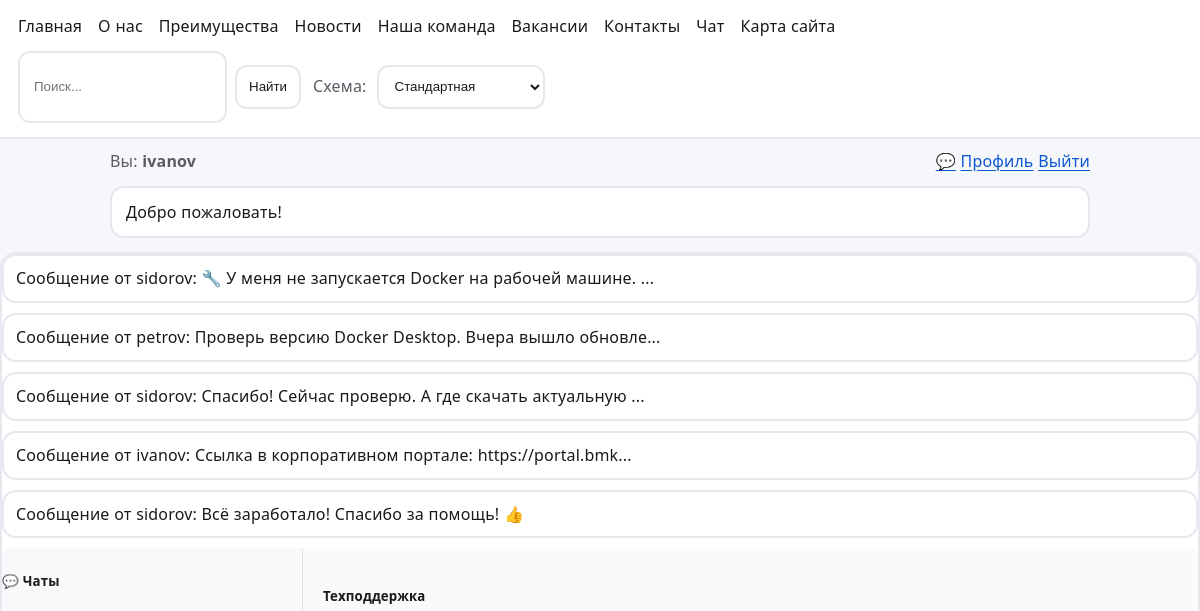
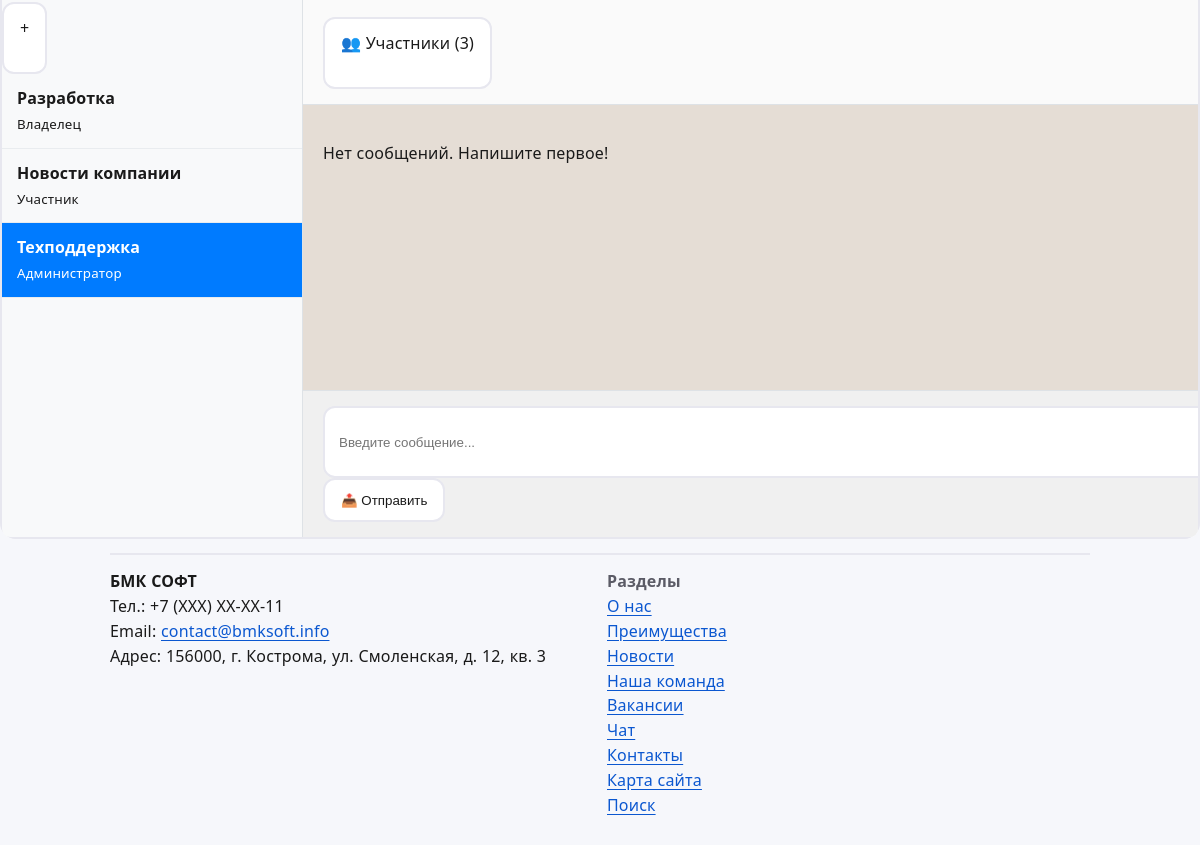
Before: /messages/chats/3/ (signed in) with the older database file (2 pictures, top to bottom).
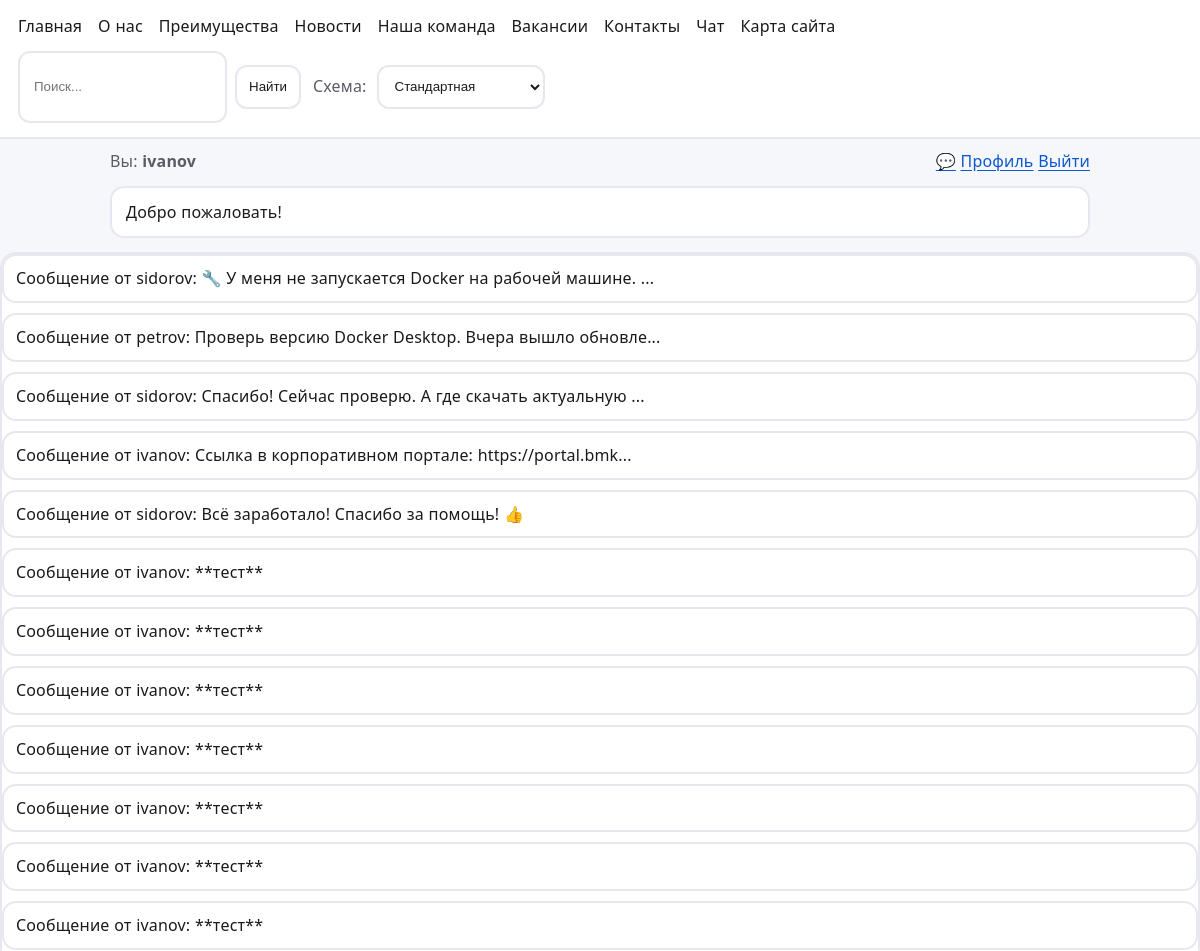
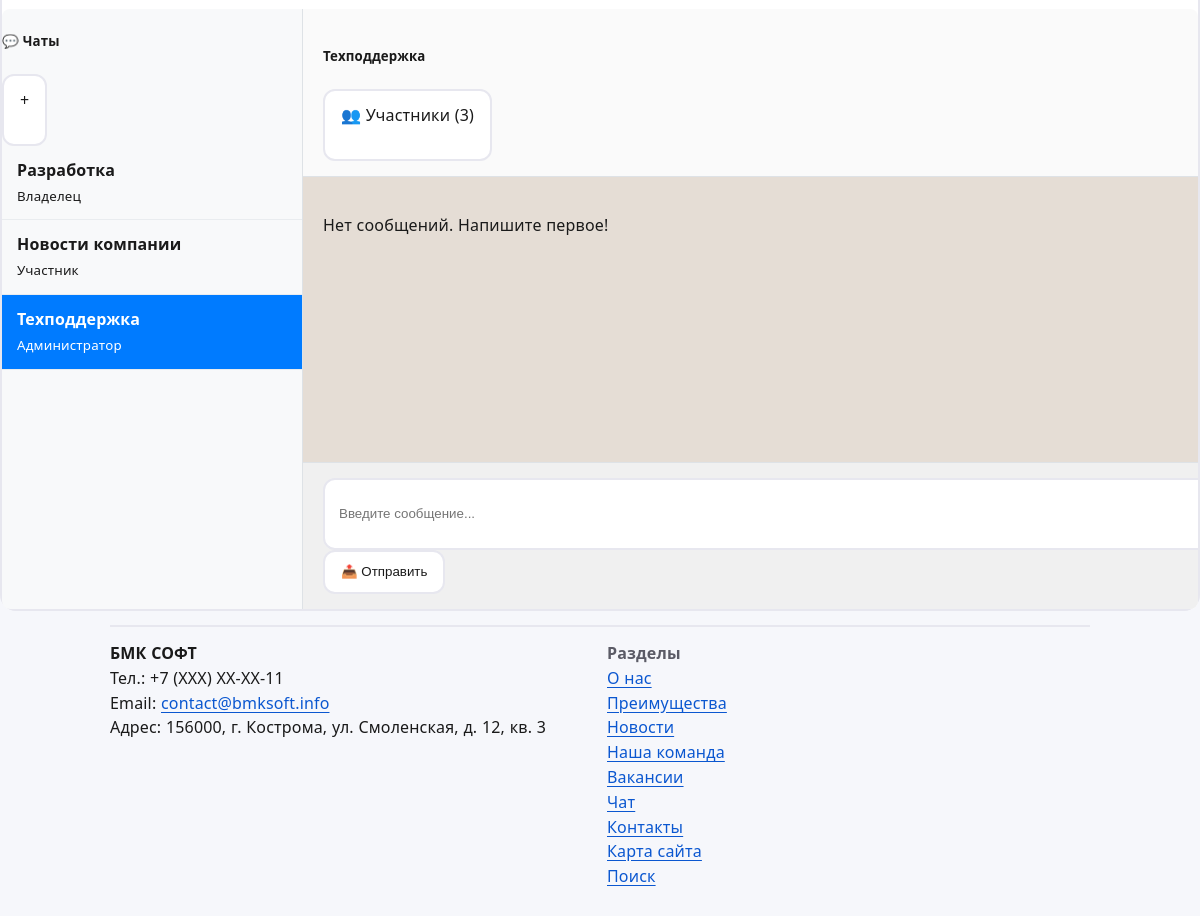
After: the same page with the newer database file (2 pictures, top to bottom).
### core/models.py (models this page shows, shortened)
class Banner(models.Model):
    text = models.CharField(max_length=255)
    href = models.CharField(max_length=255, default="/")
    enabled = models.BooleanField(default=True)
    order = models.PositiveIntegerField(default=0)
    class Meta:
        ordering = ["order", "id"]

class ContactInfo(models.Model):
    org = models.CharField(max_length=255, default="Demo Org")
    phone = models.CharField(max_length=64, default="+7 (000) 000-00-00")
    email = models.EmailField(default="info@example.com")
    address = models.CharField(max_length=255, default="Россия, Москва, ул. Пример, 1")

### messaging/models.py (models this page shows, shortened)
class ChatMessage(models.Model):
    chat = models.ForeignKey(
        ChatRoom,
        on_delete=models.CASCADE,
        related_name='messages',
        verbose_name='Чат'
    )
    sender = models.ForeignKey(
        User,
        on_delete=models.CASCADE,
        related_name='chat_messages',
        verbose_name='Отправитель'
    )
    content = models.TextField('Текст сообщения', blank=True)
    sent_at = models.DateTimeField('Время отправки', auto_now_add=True, db_index=True)
    is_edited = models.BooleanField('Отредактировано', default=False)
    edited_at = models.DateTimeField('Дата редактирования', null=True, blank=True)
    is_deleted = models.BooleanField('Удалено', default=False)
    reply_to = models.ForeignKey(
        'self',
        on_delete=models.SET_NULL,
        null=True,
        blank=True,
        related_name='replies',
        verbose_name='Ответ на'
    )
    read_by = models.ManyToManyField(
        User,
        related_name='read_chat_messages',
        blank=True,
        verbose_name='Прочитано'
    )
    class Meta:
        verbose_name = 'Сообщение чата'
        verbose_name_plural = 'Сообщения чатов'
        ordering = ['-sent_at']
        indexes = [
            models.Index(fields=['chat', 'sent_at']),
            models.Index(fields=['sender', 'sent_at']),
        ]
    def __str__(self):
        preview = self.content[:50] + '...' if len(self.content) > 50 else self.content
        return f"Сообщение от {self.sender.username}: {preview}"

class ChatMembership(models.Model):
    class Role(models.TextChoices):
        OWNER = 'OWNER', 'Владелец'
        ADMIN = 'ADMIN', 'Администратор'
        MODERATOR = 'MODERATOR', 'Модератор'
        MEMBER = 'MEMBER', 'Участник'
    user = models.ForeignKey(
        User,
        on_delete=models.CASCADE,
        related_name='chat_memberships',
        verbose_name='Пользователь'
    )
    chat = models.ForeignKey(
        ChatRoom,
        on_delete=models.CASCADE,
        related_name='members',
        verbose_name='Чат'
    )
    joined_at = models.DateTimeField('Дата вступления', auto_now_add=True)
    role_in_chat = models.CharField(
        'Роль в чате',
        max_length=50,
        choices=Role.choices,
        default=Role.MEMBER
    )
    is_muted = models.BooleanField('Уведомления выключены', default=False)
    nickname_in_chat = models.CharField(
        'Никнейм в чате',
        max_length=100,
        blank=True,
        null=True
    )
    last_read_message = models.ForeignKey(
        'ChatMessage',
        on_delete=models.SET_NULL,
        null=True,
        blank=True,
        related_name='+'
    )
    left_at = models.DateTimeField('Дата выхода', null=True, blank=True)
    class Meta:
        verbose_name = 'Участник чата'
        verbose_name_plural = 'Участники чатов'
        unique_together = ['user', 'chat']

class ChatRoom(models.Model):
    class ChatType(models.TextChoices):
        PRIVATE = 'PRIVATE', 'Личная переписка'
        GROUP = 'GROUP', 'Групповой чат'
        CHANNEL = 'CHANNEL', 'Канал'
        SUPPORT = 'SUPPORT', 'Техподдержка'
    title = models.CharField('Название', max_length=200, blank=True, null=True)
    type = models.CharField(
        'Тип чата',
        max_length=20,
        choices=ChatType.choices,
        default=ChatType.GROUP
    )
    created_by = models.ForeignKey(
        User,
        on_delete=models.SET_NULL,
        null=True,
        related_name='created_chats',
        verbose_name='Создатель'
    )
    created_at = models.DateTimeField('Дата создания', auto_now_add=True)
    description = models.TextField('Описание', blank=True, null=True)
    avatar_url = models.TextField('Аватар (URL)', blank=True, null=True)
    is_archived = models.BooleanField('В архиве', default=False)
    last_message = models.ForeignKey(
        'ChatMessage',
        on_delete=models.SET_NULL,
        null=True,
        blank=True,
        related_name='+'
    )
    class Meta:
        verbose_name = 'Чат-комната'
        verbose_name_plural = 'Чат-комнаты'
        ordering = ['-created_at']

### messaging/views.py (the view)
# urls.py: path("chats/<int:chat_id>/", views.chat_room, name="chat_room"),
@login_required
def chat_room(request, chat_id):
    chat = get_object_or_404(
        ChatRoom.objects.filter(members__user=request.user),
        id=chat_id
    )
    messages = chat.messages.filter(
        is_deleted=False
    ).select_related('sender').prefetch_related('attachments', 'read_by').order_by('-sent_at')[:50]
    unread = chat.messages.exclude(read_by=request.user)
    for msg in unread:
        msg.read_by.add(request.user)
    membership = ChatMembership.objects.get(user=request.user, chat=chat)
    last_message = chat.messages.first()
    if last_message:
        membership.last_read_message = last_message
        membership.save(update_fields=['last_read_message'])
    return render(request, 'messaging/chat_room.html', {
        'chat': chat,
        'messages': reversed(list(messages)),
    })

### core/context_processors.py (called while the page is built)
def site_settings(request):
    return {"banners": Banner.objects.filter(enabled=True)[:3], "contact_info": ContactInfo.objects.first()}

def breadcrumbs(request):
    return {'breadcrumbs': get_breadcrumbs(request)}

### templates/messaging/chat_room.html (shortened to what this page needs)
{% extends 'messaging/chat_base.html' %}
{% block chat_sidebar %}
<div class="p-3">
    <div class="d-flex justify-content-between align-items-center mb-3">
        <h5 class="mb-0">💬 Чаты</h5>
        <a href="{% url 'messaging:create_chat' %}" class="btn btn-primary btn-sm">+</a>
    </div>
    <div class="list-group">
        {% for m in request.user.chat_memberships.all %}
        <a href="{% url 'messaging:chat_room' m.chat.id %}"
           class="list-group-item list-group-item-action chat-list-item {% if m.chat.id == chat.id %}active{% endif %}">
            <strong>{{ m.chat.title }}</strong>
            <br>
            <small>{{ m.get_role_in_chat_display }}</small>
        </a>
        {% endfor %}
    </div>
</div>
{% endblock %}
{% block chat_main %}
<div class="chat-header">
    <div class="d-flex justify-content-between align-items-center">
        <h5 class="mb-0">{{ chat.title }}</h5>
        <div>
            <a href="{% url 'messaging:chat_members' chat.id %}" class="btn btn-sm btn-outline-primary">
                👥 Участники ({{ chat.members.count }})
            </a>
        </div>
    </div>
</div>
<div class="messages-area" id="messagesArea">
    {% for msg in messages %}
    <div class="message-bubble {% if msg.sender == request.user %}message-sent{% else %}message-received{% endif %}">
        {% if msg.sender != request.user %}
        <div class="message-sender">{{ msg.sender.get_full_name|default:msg.sender.username }}</div>
        {% endif %}
        <div class="message-content">{{ msg.content }}</div>
        <div class="message-time">{{ msg.sent_at|time:"H:i" }}</div>
    </div>
    {% empty %}
    <p class="text-muted text-center mt-5">Нет сообщений. Напишите первое!</p>
    {% endfor %}
</div>
<div class="message-input-area">
    <form id="messageForm" method="POST" action="{% url 'messaging:send_chat_message' chat.id %}">
        <div class="input-group">
            <input type="text" name="content" class="form-control" placeholder="Введите сообщение..." id="messageInput" autocomplete="off">
            <button class="btn btn-success" type="submit">📤 Отправить</button>
        </div>
    </form>
</div>
{% endblock %}

### templates/messaging/chat_base.html (shortened to what this page needs)
{% extends 'base.html' %}
{% block content %}
<link rel="stylesheet" href="https://cdnjs.cloudflare.com/ajax/libs/highlight.js/11.9.0/styles/vs2015.min.css">
<div class="chat-layout">
    <div class="chat-sidebar">
        {% block chat_sidebar %}{% endblock %}
    </div>
    <div class="chat-main">
        {% block chat_main %}{% endblock %}
    </div>
</div>
{% endblock %}

### templates/base.html (shortened to what this page needs)
<!doctype html>
<html lang="ru">
<head>
  <link rel="stylesheet" href="/static/style.css" />
</head>
<body>
  <header class="top" role="banner">
    <nav class="nav" aria-label="Навигация">
      <a href="{% url 'home' %}">Главная</a>
      <a href="{% url 'about_us' %}">О нас</a>
      <a href="{% url 'advantages' %}">Преимущества</a>
      <a href="{% url 'news:list' %}">Новости</a>
      <a href="{% url 'team' %}">Наша команда</a>
      <a href="{% url 'vacancies' %}">Вакансии</a>
      <a href="{% url 'contact' %}">Контакты</a>
      <a href="{% url 'messaging:chat_list' %}">Чат</a>
      <a href="{% url 'sitemap' %}">Карта сайта</a>
    </nav>
    <div class="right">
      <form class="search-mini" action="{% url 'search' %}" method="get" role="search" aria-label="Поиск по сайту">
        <input name="q" value="{{ q|default:'' }}" placeholder="Поиск..." />
        <button type="submit">Найти</button>
      </form>
      <div class="theme" aria-label="Цветовая схема">
        <label for="themeSelect" class="theme__label">Схема:</label>
        <select id="themeSelect" class="theme__select">
          <option value="standard">Стандартная</option>
        </select>
      </div>
    </div>
  </header>
  <div class="subbar">
    <div class="who">
      {% if user.is_authenticated %}
        Вы: <b>{{ user.username }}</b>
      {% else %}
        Вы: <b>Гость</b>
      {% endif %}
    </div>
    <div class="auth">
      {% if user.is_authenticated %}
        <a href="{% url 'messaging:chat_list' %}">💬</a>
        <a href="{% url 'profile' %}">Профиль</a>
        <a href="{% url 'logout' %}">Выйти</a>
      {% else %}
        <a href="{% url 'login' %}">Войти</a>
        <a href="{% url 'register' %}">Регистрация</a>
      {% endif %}
    </div>
  </div>
  {% if banners %}
    <div class="banners" aria-label="Баннеры">
      {% for b in banners %}
        <a class="banner" href="{{ b.href }}">{{ b.text }}</a>
      {% endfor %}
    </div>
  {% endif %}
  <main id="content" class="card" role="main">
    {% if messages %}
      {% for m in messages %}
        <div class="flash {{ m.tags }}">{{ m }}</div>
      {% endfor %}
    {% endif %}
    {% block content %}{% endblock %}
  </main>
  <footer class="footer" role="contentinfo">
    <div class="footer-grid">
      <div class="contacts-widget" aria-label="Контакты">
        {% if contact_info %}
          <div><b>{{ contact_info.org }}</b></div>
          <div>Тел.: {{ contact_info.phone }}</div>
          <div>Email: <a href="mailto:{{ contact_info.email }}">{{ contact_info.email }}</a></div>
          <div>Адрес: {{ contact_info.address }}</div>
        {% else %}
          <div class="muted">Контакты не настроены.</div>
        {% endif %}
      </div>
      <div class="muted">
        <div><b>Разделы</b></div>
        <div><a href="{% url 'about_us' %}">О нас</a></div>
        <div><a href="{% url 'advantages' %}">Преимущества</a></div>
        <div><a href="{% url 'news:list' %}">Новости</a></div>
        <div><a href="{% url 'team' %}">Наша команда</a></div>
        <div><a href="{% url 'vacancies' %}">Вакансии</a></div>
        <div><a href="{% url 'messaging:chat_list' %}">Чат</a></div>
        <div><a href="{% url 'contact' %}">Контакты</a></div>
        <div><a href="{% url 'sitemap' %}">Карта сайта</a></div>
        <div><a href="{% url 'search' %}">Поиск</a></div>
      </div>
    </div>
  </footer>
</body>
</html>

### static/style.css (style rules this page uses)
:root { --bg:#f6f7fb;--fg:#1a1a1a;--card:#fff;--border:#e7e7ef;--link:#0b57d0;--muted:#5b5b66;--focus:#ffbf47;--base-font:16px;--line:1.55;--letter:.01em;--word:.02em }
html { font-size:var(--base-font) }
body { font-family:system-ui,-apple-system,Segoe UI,Roboto,Arial,sans-serif;margin:0;background:var(--bg);color:var(--fg);line-height:var(--line);letter-spacing:var(--letter);word-spacing:var(--word) }
a { color:var(--link);text-underline-offset:.18em }
.top { display:flex;flex-wrap:wrap;gap:12px 16px;align-items:center;justify-content:space-between;padding:14px 18px;background:var(--card);border-bottom:2px solid var(--border) }
.nav { display:flex;gap:16px;flex-wrap:wrap }
.nav a { text-decoration:none;color:var(--fg) }
.right { display:flex;gap:12px;flex-wrap:wrap;align-items:center }
.theme { display:flex;gap:10px;align-items:center }
.theme__label { color:var(--muted) }
.theme__select { padding:10px 12px;border:2px solid var(--border);border-radius:12px;background:var(--card);color:var(--fg);min-height:44px }
.subbar { max-width:980px;margin:10px auto 0;padding:0 18px;display:flex;justify-content:space-between;gap:12px;color:var(--muted) }
.card { max-width:980px;margin:14px auto;padding:18px;background:var(--card);border:2px solid var(--border);border-radius:16px }
.banners { max-width:980px;margin:12px auto 0;padding:0 18px;display:grid;gap:10px }
.banner { display:block;padding:12px 14px;border:2px solid var(--border);border-radius:14px;background:var(--card);color:var(--fg);text-decoration:none }
label { display:grid;gap:8px }
input,textarea,select { width:100%;padding:12px 14px;border:2px solid var(--border);border-radius:12px;background:var(--card);color:var(--fg);min-height:44px }
button,.btn { display:inline-block;padding:12px 16px;border:2px solid var(--border);border-radius:12px;background:var(--card);color:var(--fg);cursor:pointer;text-decoration:none;min-height:44px }
.flash { border:2px solid var(--border);border-radius:14px;padding:10px 12px;margin-bottom:10px }
.muted { color:var(--muted) }
.search-mini { display:flex;gap:8px;align-items:center }
.search-mini input { max-width:220px }
.search-mini button { padding:10px 12px;min-height:44px }
.footer { max-width:980px;margin:0 auto 30px;padding:0 18px }
.footer-grid { display:grid;grid-template-columns:repeat(auto-fit,minmax(240px,1fr));gap:14px;border-top:2px solid var(--border);padding-top:14px;margin-top:14px }

### templates/messaging/chat_base.html (style rules this page uses)
main.card { padding: 0 !important; max-width: 100% !important; }
.chat-layout { display: flex; height: calc(100vh - 200px); min-height: 500px; border-radius: 8px; overflow: hidden; }
.chat-sidebar { width: 300px; min-width: 250px; border-right: 1px solid #dee2e6; background: #f8f9fa; overflow-y: auto; }
.chat-main { flex: 1; display: flex; flex-direction: column; min-width: 0; background: #fff; }
.chat-header { padding: 15px 20px; border-bottom: 1px solid #dee2e6; background: #fafafa; }
.messages-area { flex: 1; overflow-y: auto; padding: 20px; background: #e5ddd5; }
.message-input-area { padding: 15px 20px; background: #f0f0f0; border-top: 1px solid #dee2e6; }
.chat-list-item { display: block; padding: 12px 15px; border-bottom: 1px solid #e9ecef; cursor: pointer; transition: background 0.2s; text-decoration: none; color: inherit; }
.chat-list-item.active { background: #007bff; color: white; }

Changed rows visible on the page:
added ChatMessage: content+sender "Сообщение от ivanov: **тест**"
added ChatMessage: content+sender "Сообщение от ivanov: **тест**"
added ChatMessage: content+sender "Сообщение от ivanov: **тест**"
added ChatMessage: content+sender "Сообщение от ivanov: **тест**"
added ChatMessage: content+sender "Сообщение от ivanov: **тест**"
added ChatMessage: content+sender "Сообщение от ivanov: **тест**"
added ChatMessage: content+sender "Сообщение от ivanov: **тест**"
